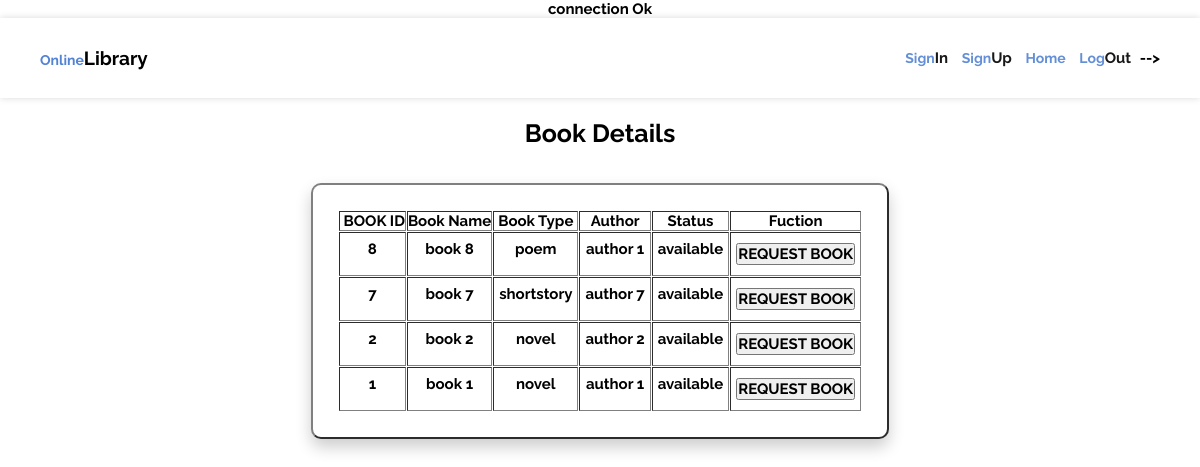
The page /book_request.php on the database its author committed.
### tables this page shows
CREATE TABLE IF NOT EXISTS `book_details` (
  `id` int(11) NOT NULL AUTO_INCREMENT,
  `type` varchar(11) NOT NULL,
  `author` varchar(100) NOT NULL,
  `status` varchar(100) NOT NULL DEFAULT 'available',
  `book_no` varchar(100) NOT NULL,
  `name` varchar(100) NOT NULL,
  PRIMARY KEY (`id`),
  UNIQUE KEY `book_no` (`book_no`)
);

### book_request.php (the view, shortened to what this page needs)
<!DOCTYPE html>
<?php require_once('connection.php'); ?>
<html lang="en" dir="ltr">
  <head>
    <link rel="stylesheet" type="text/css" href="loginstyle.css">
  </head>
  <body>
    <?php include 'header.php';?>
    <h6 style="color:black;">Book Details</h6>
    <h3 style="color:black;"></h3>
    <?php
    $sql = "SELECT * FROM book_details";
    $records = mysqli_query($conn,$sql); ?>
    <table border="2" cellpadding="1" cellspacing='1'>
        <tr>
                  <th><pre> BOOK ID</th>
                  <th>Book Name</th>
                  <th>Book Type</th>
                  <th>Author</th>
                  <th>Status</th>
                  <th>Fuction</th>
        </tr>
        <?php
          while ($course = mysqli_fetch_assoc($records)){
                echo "<tr>";
                    echo "<td>".$course['book_no']."</td>";
                    echo "<td>".$course['name']."</td>";
                    echo "<td>".$course['type']."</td>";
                    echo "<td>".$course['author']."</td>";
                    echo "<td>".$course['status']."</td>";
                    ?>
                    <td>
                      <button type="button" name="delete"><a href="book_request_process.php?id=<?php echo $course['id'];?>">REQUEST BOOK</a></button>
                    </td><?php
                echo "</tr>";
          }
        ?>
     </table>
  </body>
</html>

### loginstyle.css (style rules this page uses)
* { padding: 0; margin: 0; font-family: 'Raleway', sans-serif; font-size: 15px; color: grey; font-weight: bold; color: black !important; text-decoration: none; }
body { text-align: center; background-color: #ffffff; }
h3 { padding-bottom: 15px !important; }
table { margin-left: auto; margin-right: auto; text-align: left; background-color: #ffffff; padding: 25px; border-radius: 10px; box-shadow: 0px 8px 16px 0px rgba(0,0,0,0.2); }
h6 { padding-bottom: 20px; padding-top: 20px; font-size: 25px; }
td { padding-bottom: 10px; padding-left: 5px; padding-right: 5px; }
table { text-align: inherit; }
button { margin-top: 10px; }

### headerstyle.css (style rules this page uses)
* { padding: 0; margin: 0; font-family: 'Raleway', sans-serif; color: white; }
body { margin:0; padding:0; }

### rows shown on the page
book_details: book_no "8", name "book 8", type "poem", author "author 1", status "available"
book_details: book_no "7", name "book 7", type "shortstory", author "author 7", status "available"
book_details: book_no "2", name "book 2", type "novel", author "author 2", status "available"
book_details: book_no "1", name "book 1", type "novel", author "author 1", status "available"
